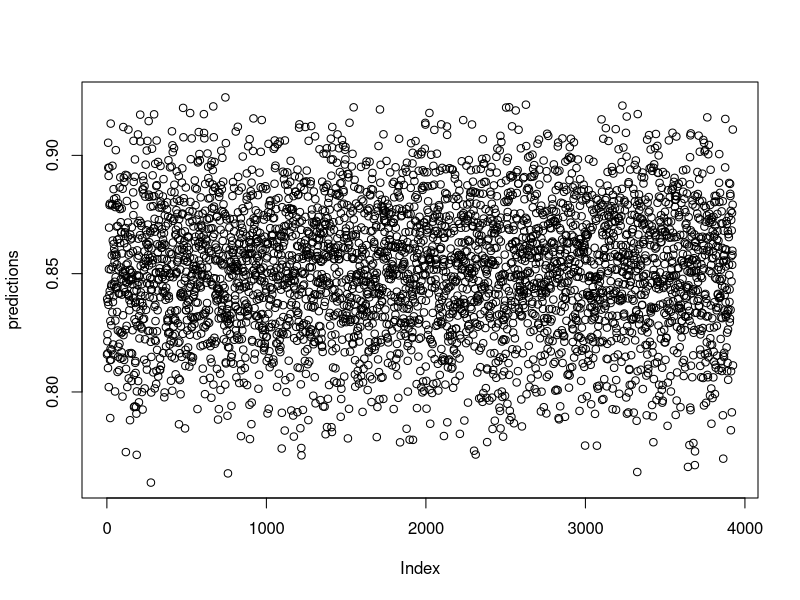

The R source for this figure:
  suppressMessages(library(foreach))
  suppressMessages(library(dplyr))
  
  Hajime <- proc.time()
  
  mydata <- NULL
  N <- 10000
  
  for(i in 1:13){
    assign(paste("di",i,sep = ""),as.factor(sample(1:3, size = N, replace = TRUE)))
    mydata <- cbind(mydata, get(paste("di",i,sep = "")))
    mydata <- as.data.frame(mydata)
    names(mydata)[i] <- paste("di",i,sep = "")
  }
  mydata$inf_exp <- sample(0:1, size = N, replace = TRUE, prob = c(2/5,3/5))
  mydata$ind <- as.factor(sample(1:100, size = N, replace = TRUE))
  mydata_p <- mydata %>%
    filter(inf_exp == 1)
  mydata_u <- mydata %>%
    filter(inf_exp == 0)
  
  mydata_names <- names(mydata)
  f <- as.formula(paste("inf_exp~", paste(mydata_names[mydata_names != "inf_exp"], collapse = "+")))
  
  div = 2
  B = 10
  predictions <- foreach(m = 1:B, .combine = cbind) %do% {
      M <- sample(nrow(mydata_u), size = floor((nrow(mydata_u)/m)))
      glm_fit <- glm(formula = f, 
                     data = rbind(mydata_p, mydata_u[M,]),
                     family = binomial)
      predict(glm_fit, newdata = mydata_u, type = "response")
    }
  predictions <- rowMeans(predictions)
  plot(predictions)
  u_p <- predictions[predictions > 0.5]
  u_n <- predictions[predictions <= 0.5]
  length(u_p) 
  length(u_n)

  proc.time() - Hajime
